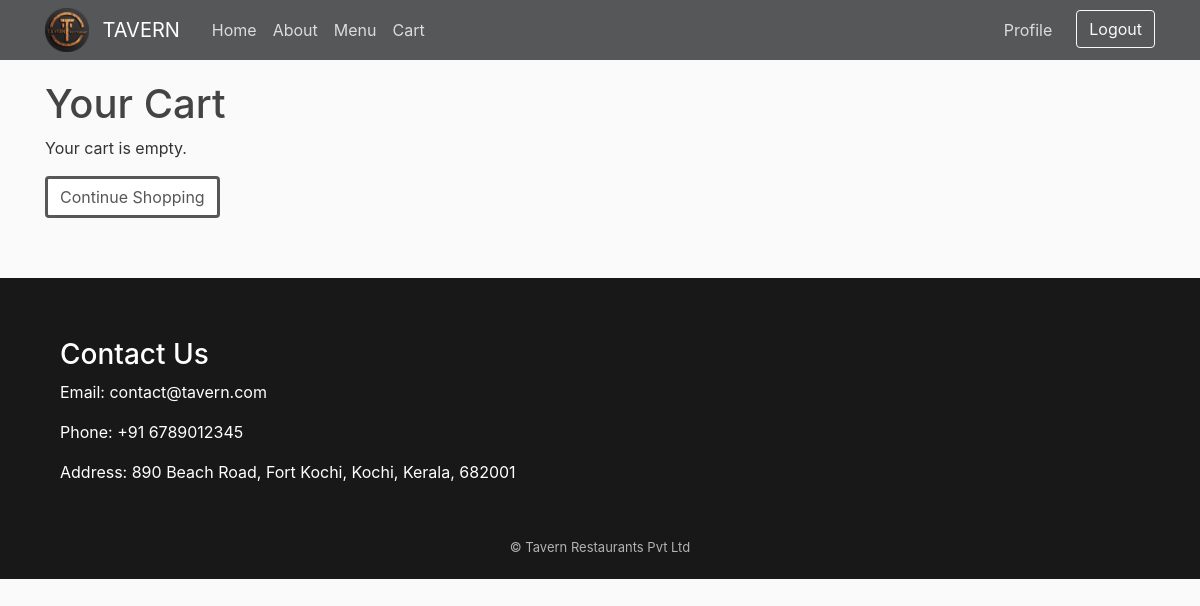
The app's page /view-cart/ (signed in), older data.
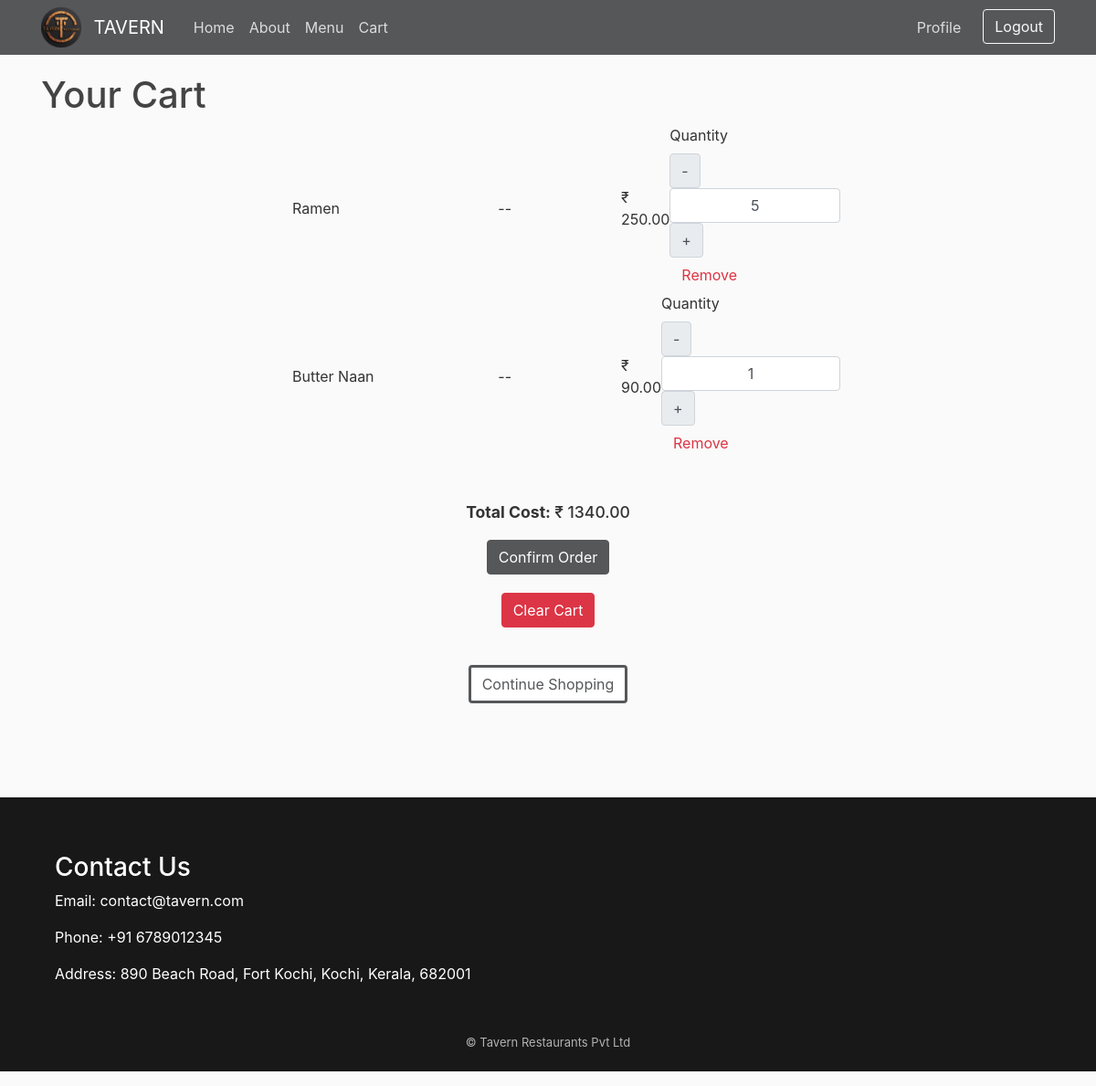
The same page, newer data.
### menu/models.py (models this page shows, shortened)
class Cart(models.Model):
    user = models.ForeignKey(User, on_delete=models.CASCADE)
    menu = models.ForeignKey(Menu, on_delete=models.CASCADE)
    menuQty = models.IntegerField(null=False, blank=False)
    date = models.DateTimeField(auto_now_add=True)

class Menu(models.Model):
    title = models.CharField(max_length=100)
    content = models.TextField()
    date_posted = models.DateTimeField(default=timezone.now)
    price = models.DecimalField(max_digits=10, decimal_places=2)
    image = models.ImageField(default="menu/default.jpg", upload_to="menu")
    def __str__(self):
        return self.title

### menu/controller/cart.py (the view)
# urls.py: path('view-cart/', cart.viewcart,  name='view-cart'),
def viewcart(request):
    cart = Cart.objects.filter(user=request.user)
    cart_items = Cart.objects.filter(user=request.user)
    total_cost = sum(item.menu.price * item.menuQty for item in cart_items)
    context = {
        'cart':cart,
        'total_cost':total_cost
    }
    return render(request, 'menu/view_cart.html', context)

### menu/templates/menu/view_cart.html (shortened to what this page needs)
{% extends "menu/base.html" %}
{% load static %}
{% block content %}
<h1 class="menuTitle">Your Cart</h1>
{% if cart %}
<ul class="cartBox">
  {% for item in cart %}
  <li class="cartItem menuCard">
    <div class="cartInfo"><span>{{ item.menu }}</span> <span> -- </span></div>
    <div class="cartInfo">
      <span>₹ {{ item.menu.price }}</span>
       <div class="cartBtns">
        <label for="Quantity">Quantity</label>
        <div class="qtyBtnGroup">
          <button class="input-group-text changeQty decrement-btn">-</button>
          <input type="text" name="Quantity" value={{item.menuQty}} class="form-control qty-input text-center">
          <button class="input-group-text  changeQty increment-btn">+</button>
        </div>
        <div class="addBtnGroup">
          <button type="button" class="btn btn-link text-danger remBtn">Remove</button>
        </div>
    </div>
  </li>
  {% endfor %}
</ul>
<div class="cartFun">
  <p><strong>Total Cost: </strong> ₹ <span class="total-cost">{{ total_cost }}</span></p>
  <form method="POST" action="{% url 'confirm-order' %}">
    <button type="submit" class="btn btn-primary">Confirm Order</button>
  </form>
  <a href="{% url 'clear-cart' %}" class="btn btn-danger">Clear Cart</a>
  {% else %}
  <p>Your cart is empty.</p>
  {% endif %}
  <a href="{% url 'menu' %}" class="btn btn-secondary">Continue Shopping</a>
</div>
{% endblock content %}

Row changes from the older to the newer data that the page shows:
added Cart: menu "Ramen", menu.price "250.00", Quantity "5"
added Cart: menu "Butter Naan", menu.price "90.00", Quantity "1"
Text that changed along with them:
{{ total_cost }}: (not shown) → "1340.00"
text no longer shown: "Your cart is empty."
text now shown: "Total Cost: ₹ Confirm Order Clear Cart"
